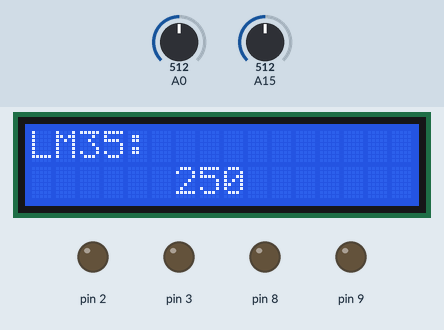
Simulated run of this sketch. Board: Arduino Mega 2560, built with avr-gcc and run on an emulated ATmega2560. On the bench: 16×2 character LCD, output pins drawn as LEDs (lit = HIGH). The inputs (shaded band) are chosen by the test bench; at power-on: A0 = 512, A15 = 512. What the sketch prints to the serial monitor is not drawn.

Above: at 1.2 s.
1.3 s: A0 set to 1023
At 5.2 s:
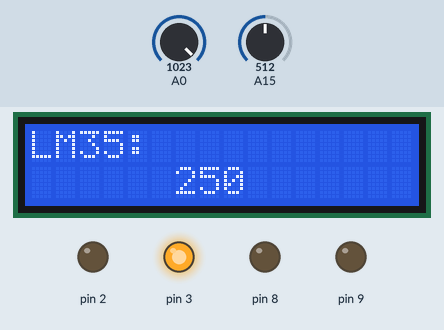
5.3 s: A15 set to 716
At 6.8 s:
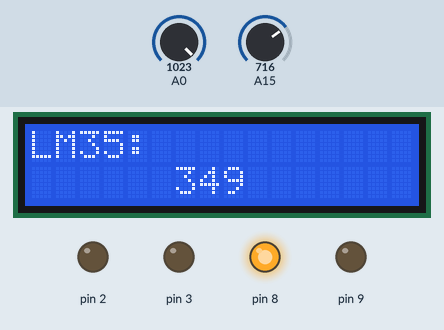
9.3 s: A15 set to 900
At 11.4 s:
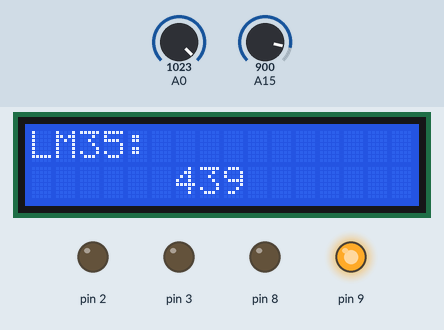
11.5 s: A0 set to 290
15.5 s: A15 set to 1023
At 16.6 s:
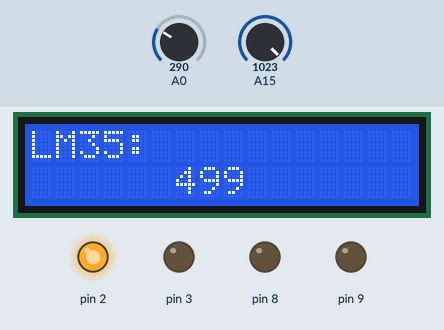
18.5 s: A0 set to 306
Timing chart, 0 to 21.5 s (numbered marks = the images above; inputs shaded):
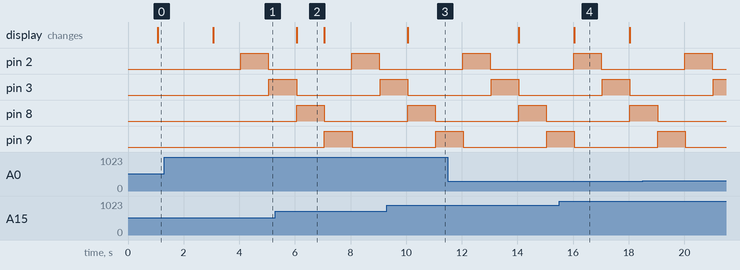

Measured:
- after the input at 5.3 s, the display: changes after 0.76 s (image 2)
- after the input at 9.3 s, the display: first differs from a run without the input after 0.76 s (image 3)
- after the input at 15.5 s, the display: changes after 0.54 s (image 4)
- what the display in image 2 shows lasts 1.0 s, from 6.1 s to 7.1 s
- what the display in image 4 shows lasts 2.0 s, from 16.0 s to 18.0 s

The sketch:

gercek_zamanli_sistem.ino
```cpp
#include <Arduino_FreeRTOS.h>
#include <queue.h>
#include <LiquidCrystal.h>


LiquidCrystal lcd(0, 1, 4, 5, 6, 7);

QueueHandle_t xQueue_Lm35;
QueueHandle_t xQueue_Gaz;

bool durum = false;
void setup() {
  pinMode(2, OUTPUT);
  pinMode(3, OUTPUT);
  pinMode(8, OUTPUT);
  pinMode(9, OUTPUT);

  xQueue_Gaz = xQueueCreate(5, sizeof(int32_t));
  xQueue_Lm35 = xQueueCreate(5, sizeof(int32_t));

  lcd.begin(16, 2);
  xTaskCreate(vGorevLED1,
              "Gorev1",
              100,
              NULL,
              1,
              NULL);
  xTaskCreate(vGorevLED2,
              "Gorev2",
              100,
              NULL,
              2,
              NULL);
  xTaskCreate(vGorevLED3,
              "Gorev3",
              100,
              NULL,
              3,
              NULL);
  xTaskCreate(vGorevLED4,
              "Gorev4",
              100,
              NULL,
              4,
              NULL);
  xTaskCreate(vSenderLm35,
              "vSenderLm35",
              128,
              NULL,
              5,
              NULL);
  xTaskCreate(vSenderGaz,
              "vSenderGaz",
              128,
              NULL,
              6,
              NULL);
  xTaskCreate(vLCDYazdir,
              "vLCDYazdir",
              200,
              NULL,
              7,
              NULL);
}

void loop() {
  // put your main code here, to run repeatedly:

}
void vGorevLED1(void *pvParameters)
{
  TickType_t xLastWakeTime;
  xLastWakeTime = xTaskGetTickCount();
  Serial.begin(9600);
  (void) pvParameters;
  for (;;)
  {
    if (durum == false)
    {
      vTaskDelay(1000 / portTICK_PERIOD_MS);
    }
    digitalWrite(2, LOW);
    Serial.println("Görev1");
    vTaskDelay(3000 / portTICK_PERIOD_MS);
    digitalWrite(2, HIGH);
    vTaskDelay(1000 / portTICK_PERIOD_MS);
    durum = true;
  }
}

void vGorevLED2(void *pvParameters)
{

  TickType_t xLastWakeTime;
  xLastWakeTime = xTaskGetTickCount();
  Serial.begin(9600);
  (void) pvParameters;
  for (;;)
  {
    if (durum == false)
    {
      vTaskDelay(2000 / portTICK_PERIOD_MS);
    }
    digitalWrite(3, LOW);
    Serial.println("Görev2");
    vTaskDelay(3000 / portTICK_PERIOD_MS);
    digitalWrite(3, HIGH);
    vTaskDelay(1000 / portTICK_PERIOD_MS);
    durum = true;
  }
}
void vGorevLED3(void *pvParameters)
{
  TickType_t xLastWakeTime;
  xLastWakeTime = xTaskGetTickCount();
  Serial.begin(9600);
  (void) pvParameters;
  for (;;)
  {
    if (durum == false)
    {
      vTaskDelay(3000 / portTICK_PERIOD_MS);
    }
    digitalWrite(8, LOW);
    Serial.println("Görev3");
    vTaskDelay(3000 / portTICK_PERIOD_MS);
    digitalWrite(8, HIGH);
    vTaskDelay(1000 / portTICK_PERIOD_MS);
    durum = true;
  }
}

void vGorevLED4(void *pvParameters)
{
  TickType_t xLastWakeTime;
  xLastWakeTime = xTaskGetTickCount();
  Serial.begin(9600);
  (void) pvParameters;
  for (;;)
  {
    if (durum == false)
    {
      vTaskDelay(4000 / portTICK_PERIOD_MS);
    }
    digitalWrite(9, LOW);
    Serial.println("Görev4");
    vTaskDelay(3000 / portTICK_PERIOD_MS);
    digitalWrite(9, HIGH);
    vTaskDelay(1000 / portTICK_PERIOD_MS);
    durum = true;
  }
}
void vSenderLm35(void *pvParameters) {
  int32_t okunanDeger;
  BaseType_t xDurum ;
  for (;;) {
    okunanDeger = analogRead(A15);
    okunanDeger = (okunanDeger / 1024.0) * 500;
    xDurum = xQueueSendToBack(xQueue_Lm35, &okunanDeger, 0);
    vTaskDelay(1000 / portTICK_PERIOD_MS);
    if (xDurum == pdPASS)
    {
      Serial.print("LM35: ");
      Serial.println(okunanDeger);
    }
    else
    {
      Serial.println("Kuyruğa yazdırılamadı lm 35 ");
    }
    taskYIELD();

  }

}
void vSenderGaz(void *pvParameters) {
  int32_t sensorValue;
  BaseType_t xDurum ;
  for (;;) {
    sensorValue = analogRead(A0);
    xDurum = xQueueSendToBack(xQueue_Gaz, &sensorValue, 0);
    vTaskDelay(1000 / portTICK_PERIOD_MS);
    if (xDurum == pdPASS)
    {
      if (sensorValue < 300) {
        Serial.print("Gaz Sensor: ");
        Serial.println(sensorValue);
      }
      else{
        Serial.print("Gaz Sensoru Esik Degeri Astı: ");
        Serial.println(sensorValue);
      }
    }
    else
    {
      Serial.println("Kuyruğa yazdırılamadı gaz ");
    }
    taskYIELD();
  }
}
void vLCDYazdir(void *pvParameters)
{
  int32_t ReceivedValue_Gaz = 0;
  int32_t ReceivedValue_Lm35 = 0;
  for (;;)
  {
    if (xQueueReceive (xQueue_Gaz, &ReceivedValue_Gaz, portMAX_DELAY) == pdPASS)
    {
      lcd.clear();
      lcd.setCursor(0, 0);
      lcd.print("Gaz: ");
      lcd.setCursor(5, 0);
      lcd.print(ReceivedValue_Gaz);
    }
    if (xQueueReceive (xQueue_Lm35, &ReceivedValue_Lm35, portMAX_DELAY) == pdPASS)
    {
      lcd.clear();
      lcd.setCursor(0, 0);
      lcd.print("LM35: ");
      lcd.setCursor(6, 1);
      lcd.print(ReceivedValue_Lm35);
    }

    vTaskDelay(1000 / portTICK_PERIOD_MS);
    taskYIELD();
  }
}
```
